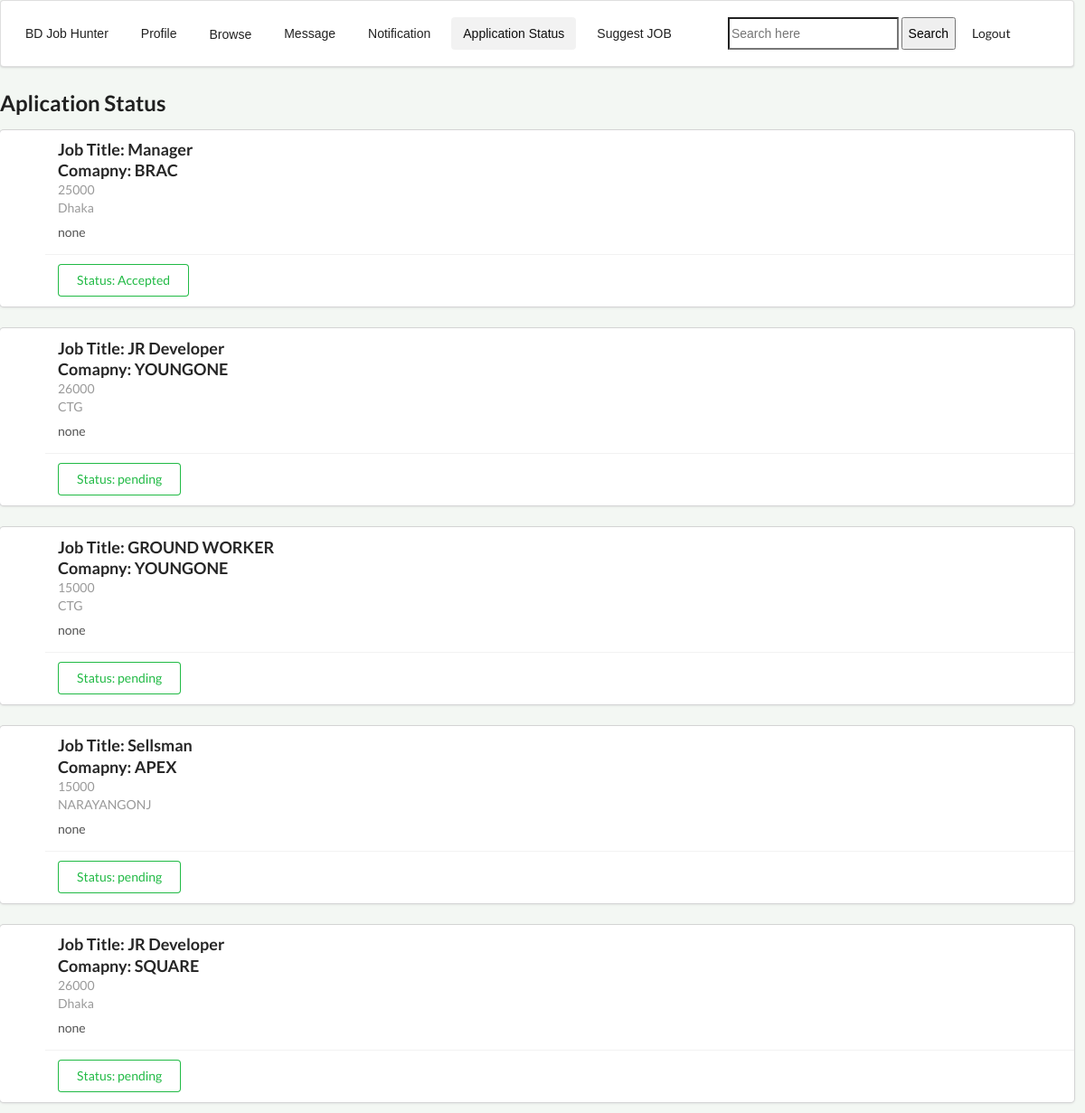
The page /applicationstatus.php (signed in) on the database its author committed.
### tables this page shows
CREATE TABLE `jobs` (
  `jobid` int(11) NOT NULL,
  `jobtitle` varchar(100) NOT NULL,
  `jobtype` varchar(100) NOT NULL,
  `jobdescription` varchar(1000) NOT NULL,
  `salary` varchar(100) NOT NULL,
  `location` varchar(100) NOT NULL,
  `jobkeywords` varchar(100) NOT NULL,
  `boosted` varchar(100) NOT NULL,
  `deadline` date NOT NULL,
  `recruiter` varchar(100) NOT NULL,
  `company_name` varchar(100) NOT NULL
);

CREATE TABLE `appointment` (
  `id` int(11) NOT NULL,
  `applicant` varchar(100) NOT NULL,
  `recruitant` varchar(100) NOT NULL,
  `status` varchar(100) NOT NULL,
  `jobid` int(11) NOT NULL
);

### applicationstatus.php (the view, shortened to what this page needs)
<?php
if(
        isset($_SESSION['useremail'])
    &&  !empty($_SESSION['useremail'])
){
    ?>
<!DOCTYPE html>
<html>
<head>
     <?php include "css.php"; ?>
</head>
<body>
      <div class="navbar">
              <div class="ui segment">
        <div class="ui secondary  menu">
          <input class="item" type="button" value="BD Job Hunter" onclick="homefn();">
          <input class="  item" type="button" value="Profile" onclick="profilefn();">
           <?php include "dropdown.php"; ?>
            <input class="item" type="button" value="Message" onclick="messagefn();">
            <input class="item" type="button" value="Notification" onclick="notificationfn();">
            <input class=" active item" type="button" value="Application Status" onclick="statusfn();">
            <input class=" item" type="button" value="Suggest JOB" onclick="suggestfn();">
  <div class="right menu">
    <div class="item">
      <div class="ui icon input">
       <form action="searchprocess.php" method="POST">
                <input type="text" name="pid" id="pid" Placeholder="Search here">
                <input type="submit"  value="Search">
            </form>
            <input class="item" type="button" value="Logout" onclick="logoutfn();">
      </div>
    </div>
  </div>
</div>
 </div>
</div>
    <h2>Aplication Status</h2>
    <table >
        <tbody>
            <?php
                     try{
                        $conn=new PDO('mysql:host=localhost:3306;dbname=careerbuilder;','root','');
                        $conn->setAttribute(PDO::ATTR_ERRMODE,PDO::ERRMODE_EXCEPTION);
                         $mail=$_SESSION['useremail'];
                        $sqlquerystring="SELECT * FROM appointment  WHERE applicant='$mail' ";
                        $returnobj=$conn->query($sqlquerystring);
                        if($returnobj->rowCount()==0){
                             ?>
            <tr>
                <td colspan="2">DIDN'T APPLY FOR ANY JOB YET <input id="nodatafound" type="button" value=" Want to Apply for Jobs!!?" onclick="homefn();"></td>
            </tr>
            <?php
                        }
                        else{
                            $tabledata=$returnobj->fetchAll();
                            foreach($tabledata AS $row){
                            $jobid=$row['jobid'];
                        $sqlquerystring="SELECT * FROM jobs  WHERE jobid=$jobid ";
                        $returnobj=$conn->query($sqlquerystring);
                         $tabledata2=$returnobj->fetchAll();
                        foreach($tabledata2 AS $row2){
                            ?>
                               <tr>
                <div class="ui cards">
                    <div class="card" id="jobstatus">
                        <div class="content">
                            <div class="header">
                                Job Title: <?php echo $row2['jobtitle'];?><br>
                                Comapny: <?php    echo  $row2['company_name'];?><br>
                            </div>
                            <div class="meta">
                               <?php  echo  $row2['salary'];?><br>
                               <?php echo  $row2['location'];?><br>
                            </div>
                            <div class="description">
                               <?php echo  $row2['jobdescription'];?><br>
                            </div>
                        </div>
                        <div class="extra content">
                                <div class="ui basic green button">Status: <?php echo  $row['status']?></div>
                        </div>
                    </div>
                </div>
            </tr>
                         <?php
                        }
                            ?>
            <?php
                            }
                        }
                        }
                    catch (PDOException $ex){
                        ?>
            catch No data found
            <?php
                    }
                    ?>
        </tbody>
    </table>
</body>
</html>
<?php
}
else{
    ?>
<script>
    location.assign('login.php')
</script>
<?php
}
?>

### css.php (shortened to what this page needs)
<link rel="stylesheet" href="https://cdnjs.cloudflare.com/ajax/libs/semantic-ui/2.4.1/semantic.min.css">

### dropdown.php (shortened to what this page needs)
<div class="dropdown">
     <input class="item" id="dropbtn" type="button" value="Browse"  >
</div>

### css.php (style rules this page uses)
body { background-color: rgb(243,247,243); width: 99%; }
#jobstatus { width: 100%; padding-left: 50px; }
.right { float: right; }
#dropbtn { margin-top: 5px; }

### rows shown on the page
appointment: status "Accepted"
jobs: jobtitle "Manager", company_name "BRAC", salary "25000", location "Dhaka", jobdescription "none"
appointment: status "pending"
jobs: jobtitle "JR Developer", company_name "YOUNGONE", salary "26000", location "CTG", jobdescription "none"
appointment: status "pending"
jobs: jobtitle "GROUND WORKER", company_name "YOUNGONE", salary "15000", location "CTG", jobdescription "none"
appointment: status "pending"
jobs: jobtitle "Sellsman", company_name "APEX", salary "15000", location "NARAYANGONJ", jobdescription "none"
appointment: status "pending"
jobs: jobtitle "JR Developer", company_name "SQUARE", salary "26000", location "Dhaka", jobdescription "none"
